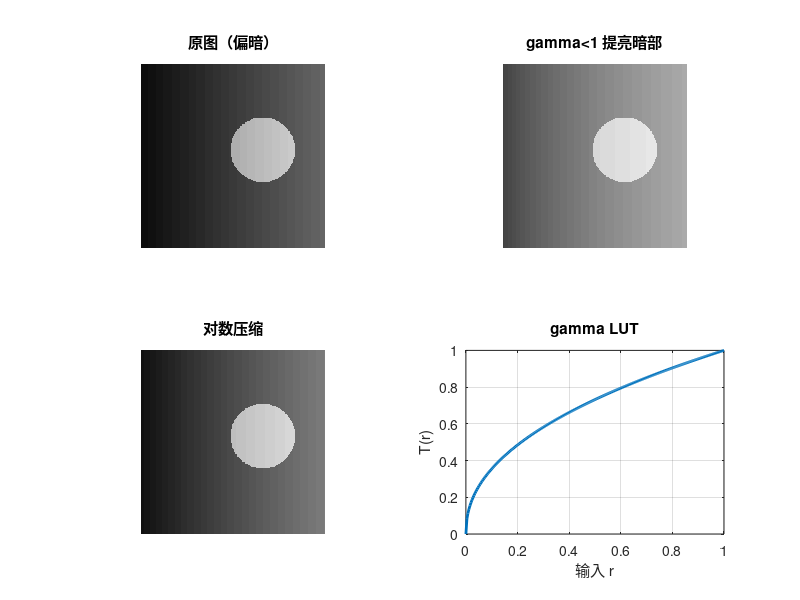

Write MATLAB code to recreate this figure.
%% 03-gray-transform.m | 点运算：线性 / gamma / 对数映射
%% GNU Octave，零第三方依赖；合成图像，无需任何外部文件
clear; close all; clc;
SHOW = ~strcmp(getenv("IP_HEADLESS"), "1");
% ---- 参数区 ----
gamma = 0.45; a = 1.2; b = -0.1; N = 256;
% ---- 造图：偏暗的渐变 + 亮圆盘 ----
[X, Y] = meshgrid(1:N, 1:N);
f = 0.05 + 0.35 * (X / N) + 0.45*double((X-170).^2 + (Y-120).^2 < 45^2);
f = min(max(f, 0), 1);
% ---- 算法：四种 LUT 映射 ----
g_lin    = min(max(a*f + b, 0), 1);
g_gamma  = f .^ gamma;
g_invgan = f .^ (1/gamma);
g_log    = log(1 + f) / log(2);
r = linspace(0, 1, 256);
lut_gamma = r .^ gamma;
g_lut = reshape(interp1(r, lut_gamma, f(:)), size(f));   % 用查找表实现同一映射
% ---- 数值验证 ----
printf("原图       mean=%.4f std=%.4f\n", mean(f(:)), std(f(:)));
printf("线性拉伸   mean=%.4f std=%.4f\n", mean(g_lin(:)), std(g_lin(:)));
printf("gamma=%.2f  mean=%.4f std=%.4f\n", gamma, mean(g_gamma(:)), std(g_gamma(:)));
printf("gamma>1    mean=%.4f std=%.4f\n", mean(g_invgan(:)), std(g_invgan(:)));
printf("对数映射   mean=%.4f std=%.4f\n", mean(g_log(:)), std(g_log(:)));
printf("LUT 与逐像素映射最大差 = %.3e\n", max(abs(g_lut(:)-g_gamma(:))));
printf("f=0.25 时 gamma 输出 = %.4f (0.25^%.2f)\n", 0.25^gamma, gamma);
% ---- 可视化 ----
if SHOW
  figure("name", "03 灰度映射");
  subplot(2, 2, 1); imagesc(f, [0 1]); colormap gray; axis image off; title("原图（偏暗）");
  subplot(2, 2, 2); imagesc(g_gamma, [0 1]); axis image off; title("gamma<1 提亮暗部");
  subplot(2, 2, 3); imagesc(g_log, [0 1]); axis image off; title("对数压缩");
  subplot(2, 2, 4); plot(r, r.^gamma, "linewidth", 2); grid on; xlabel("输入 r"); ylabel("T(r)"); title("gamma LUT");
end
